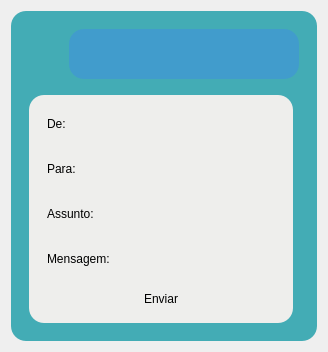
            <widget class="QWidget" name="PgChat">
             <layout class="QVBoxLayout" name="verticalLayout_42">
              <item>
               <widget class="QFrame" name="frame_25">
                <property name="styleSheet">
                 <string notr="true">background-color:#43ACB5;
border-radius:15px;</string>
                </property>
                <property name="frameShape">
                 <enum>QFrame::StyledPanel</enum>
                </property>
                <property name="frameShadow">
                 <enum>QFrame::Raised</enum>
                </property>
                <layout class="QVBoxLayout" name="verticalLayout_43">
                 <item>
                  <widget class="QFrame" name="frame_18">
                   <property name="maximumSize">
                    <size>
                     <width>16777215</width>
                     <height>60</height>
                    </size>
                   </property>
                   <property name="styleSheet">
                    <string notr="true"/>
                   </property>
                   <property name="frameShape">
                    <enum>QFrame::StyledPanel</enum>
                   </property>
                   <property name="frameShadow">
                    <enum>QFrame::Raised</enum>
                   </property>
                   <layout class="QHBoxLayout" name="horizontalLayout_10">
                    <item>
                     <spacer name="horizontalSpacer">
                      <property name="orientation">
                       <enum>Qt::Horizontal</enum>
                      </property>
                      <property name="sizeHint" stdset="0">
                       <size>
                        <width>40</width>
                        <height>20</height>
                       </size>
                      </property>
                     </spacer>
                    </item>
                    <item>
                     <widget class="QPushButton" name="Mensagem_Email">
                      <property name="minimumSize">
                       <size>
                        <width>230</width>
                        <height>50</height>
                       </size>
                      </property>
                      <property name="styleSheet">
                       <string notr="true">QPushButton{
	background-color: rgb(65, 156, 204);
border-radius:15px;
}

QPushButton:hover{
	
	
	
	
	background-color: rgb(62, 113, 194);
   border-top-left-radus:15px
}</string>
                      </property>
                      <property name="text">
                       <string/>
                      </property>
                      <property name="icon">
                       <iconset>
                        <normaloff>Icons/Mensagens.png</normaloff>Icons/Mensagens.png</iconset>
                      </property>
                     </widget>
                    </item>
                   </layout>
                  </widget>
                 </item>
                 <item>
                  <widget class="QFrame" name="frame_27">
                   <property name="frameShape">
                    <enum>QFrame::StyledPanel</enum>
                   </property>
                   <property name="frameShadow">
                    <enum>QFrame::Raised</enum>
                   </property>
                   <layout class="QHBoxLayout" name="horizontalLayout_13">
                    <item>
                     <widget class="QFrame" name="frame_30">
                      <property name="sizePolicy">
                       <sizepolicy hsizetype="Expanding" vsizetype="Preferred">
                        <horstretch>0</horstretch>
                        <verstretch>0</verstretch>
                       </sizepolicy>
                      </property>
                      <property name="styleSheet">
                       <string notr="true">background-color: rgb(238, 238, 236);</string>
                      </property>
                      <property name="frameShape">
                       <enum>QFrame::StyledPanel</enum>
                      </property>
                      <property name="frameShadow">
                       <enum>QFrame::Raised</enum>
                      </property>
                      <layout class="QVBoxLayout" name="verticalLayout_49">
                       <item>
                        <widget class="QFrame" name="frame_31">
                         <property name="frameShape">
                          <enum>QFrame::StyledPanel</enum>
                         </property>
                         <property name="frameShadow">
                          <enum>QFrame::Raised</enum>
                         </property>
                         <layout class="QHBoxLayout" name="horizontalLayout_15">
                          <item>
                           <widget class="QLabel" name="label_25">
                            <property name="maximumSize">
                             <size>
                              <width>30</width>
                              <height>16777215</height>
                             </size>
                            </property>
                            <property name="styleSheet">
                             <string notr="true">color: rgb(0, 0, 0);</string>
                            </property>
                            <property name="text">
                             <string>De:</string>
                            </property>
                           </widget>
                          </item>
                          <item>
                           <widget class="QLabel" name="Email_da_Pessoa">
                            <property name="styleSheet">
                             <string notr="true">color: rgb(0, 0, 0);</string>
                            </property>
                            <property name="text">
                             <string/>
                            </property>
                            <property name="alignment">
                             <set>Qt::AlignCenter</set>
                            </property>
                           </widget>
                          </item>
                         </layout>
                        </widget>
                       </item>
                       <item>
                        <widget class="QFrame" name="frame_32">
                         <property name="frameShape">
                          <enum>QFrame::StyledPanel</enum>
                         </property>
                         <property name="frameShadow">
                          <enum>QFrame::Raised</enum>
                         </property>
                         <layout class="QHBoxLayout" name="horizontalLayout_16">
                          <item>
                           <widget class="QLabel" name="label_26">
                            <property name="styleSheet">
                             <string notr="true">color: rgb(0, 0, 0);</string>
                            </property>
                            <property name="text">
                             <string>Para:</string>
                            </property>
                           </widget>
                          </item>
                          <item>
                           <widget class="QLineEdit" name="Email_enviar">
                            <property name="styleSheet">
                             <string notr="true">color: rgb(0, 0, 0);</string>
                            </property>
                           </widget>
                          </item>
                         </layout>
                        </widget>
                       </item>
                       <item>
                        <widget class="QFrame" name="frame_33">
                         <property name="frameShape">
                          <enum>QFrame::StyledPanel</enum>
                         </property>
                         <property name="frameShadow">
                          <enum>QFrame::Raised</enum>
                         </property>
                         <layout class="QHBoxLayout" name="horizontalLayout_17">
                          <item>
                           <widget class="QLabel" name="label_27">
                            <property name="styleSheet">
                             <string notr="true">color: rgb(0, 0, 0);</string>
                            </property>
                            <property name="text">
                             <string>Assunto:</string>
                            </property>
                           </widget>
                          </item>
                          <item>
                           <widget class="QLineEdit" name="Email_assunto">
                            <property name="styleSheet">
                             <string notr="true">color: rgb(0, 0, 0);</string>
                            </property>
                           </widget>
                          </item>
                         </layout>
                        </widget>
                       </item>
                       <item>
                        <widget class="QFrame" name="frame_34">
                         <property name="frameShape">
                          <enum>QFrame::StyledPanel</enum>
                         </property>
                         <property name="frameShadow">
                          <enum>QFrame::Raised</enum>
                         </property>
                         <layout class="QHBoxLayout" name="horizontalLayout_18">
                          <item>
                           <widget class="QLabel" name="label_24">
                            <property name="styleSheet">
                             <string notr="true">color: rgb(0, 0, 0);</string>
                            </property>
                            <property name="text">
                             <string>Mensagem:</string>
                            </property>
                           </widget>
                          </item>
                          <item>
                           <widget class="QLineEdit" name="Email_Mensagem"/>
                          </item>
                         </layout>
                        </widget>
                       </item>
                       <item>
                        <widget class="QPushButton" name="pushButton_2">
                         <property name="minimumSize">
                          <size>
                           <width>0</width>
                           <height>30</height>
                          </size>
                         </property>
                         <property name="styleSheet">
                          <string notr="true">QPushButton:hover{
	background-color: rgb(239, 41, 41);
   border-top-left-radus:15px;
	color: rgb(255, 255, 255);
}</string>
                         </property>
                         <property name="text">
                          <string>Enviar</string>
                         </property>
                        </widget>
                       </item>
                      </layout>
                     </widget>
                    </item>
                    <item>
                     <widget class="QFrame" name="Menu_Email">
                      <property name="minimumSize">
                       <size>
                        <width>0</width>
                        <height>0</height>
                       </size>
                      </property>
                      <property name="maximumSize">
                       <size>
                        <width>0</width>
                        <height>16777215</height>
                       </size>
                      </property>
                      <property name="styleSheet">
                       <string notr="true">background-color: rgb(65, 156, 204);</string>
                      </property>
                      <property name="frameShape">
                       <enum>QFrame::StyledPanel</enum>
                      </property>
                      <property name="frameShadow">
                       <enum>QFrame::Raised</enum>
                      </property>
                      <layout class="QHBoxLayout" name="horizontalLayout_14">
                       <item>
                        <widget class="QScrollArea" name="scrollArea_8">
                         <property name="widgetResizable">
                          <bool>true</bool>
                         </property>
                         <widget class="QWidget" name="scrollAreaWidgetContents">
                          <property name="geometry">
                           <rect>
                            <x>0</x>
                            <y>0</y>
                            <width>86</width>
                            <height>377</height>
                           </rect>
                          </property>
                          <layout class="QVBoxLayout" name="verticalLayout_44">
                           <item>
                            <widget class="QListWidget" name="Lista_de_emails"/>
                           </item>
                          </layout>
                         </widget>
                        </widget>
                       </item>
                      </layout>
                     </widget>
                    </item>
                   </layout>
                  </widget>
                 </item>
                </layout>
               </widget>
              </item>
             </layout>
            </widget>
